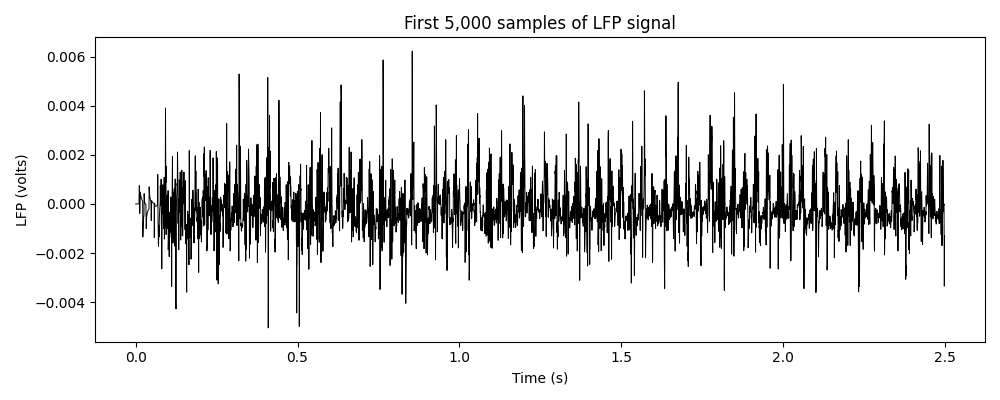

Write Python code to recreate this figure.
# This script plots the first 5000 samples of the LFP data from the specified NWB file, to give a quick look at temporal structure.
import pynwb
import h5py
import remfile
import numpy as np
import matplotlib.pyplot as plt

url = "https://api.dandiarchive.org/api/assets/00df5264-001b-4bb0-a987-0ddfb6058961/download/"
remote_file = remfile.File(url)
h5_file = h5py.File(remote_file, 'r')
io = pynwb.NWBHDF5IO(file=h5_file, load_namespaces=True)
nwb = io.read()

LFP = nwb.processing["ecephys"].data_interfaces["LFP"].electrical_series["LFP"]
data = LFP.data[:5000]
rate = LFP.rate
times = np.arange(len(data)) / rate

plt.figure(figsize=(10, 4))
plt.plot(times, data, color="k", linewidth=0.7)
plt.xlabel("Time (s)")
plt.ylabel(f"LFP ({LFP.unit})")
plt.title("First 5,000 samples of LFP signal")
plt.tight_layout()
plt.savefig("explore/plot_lfp_segment.png")
plt.close()

io.close()
h5_file.close()
remote_file.close()